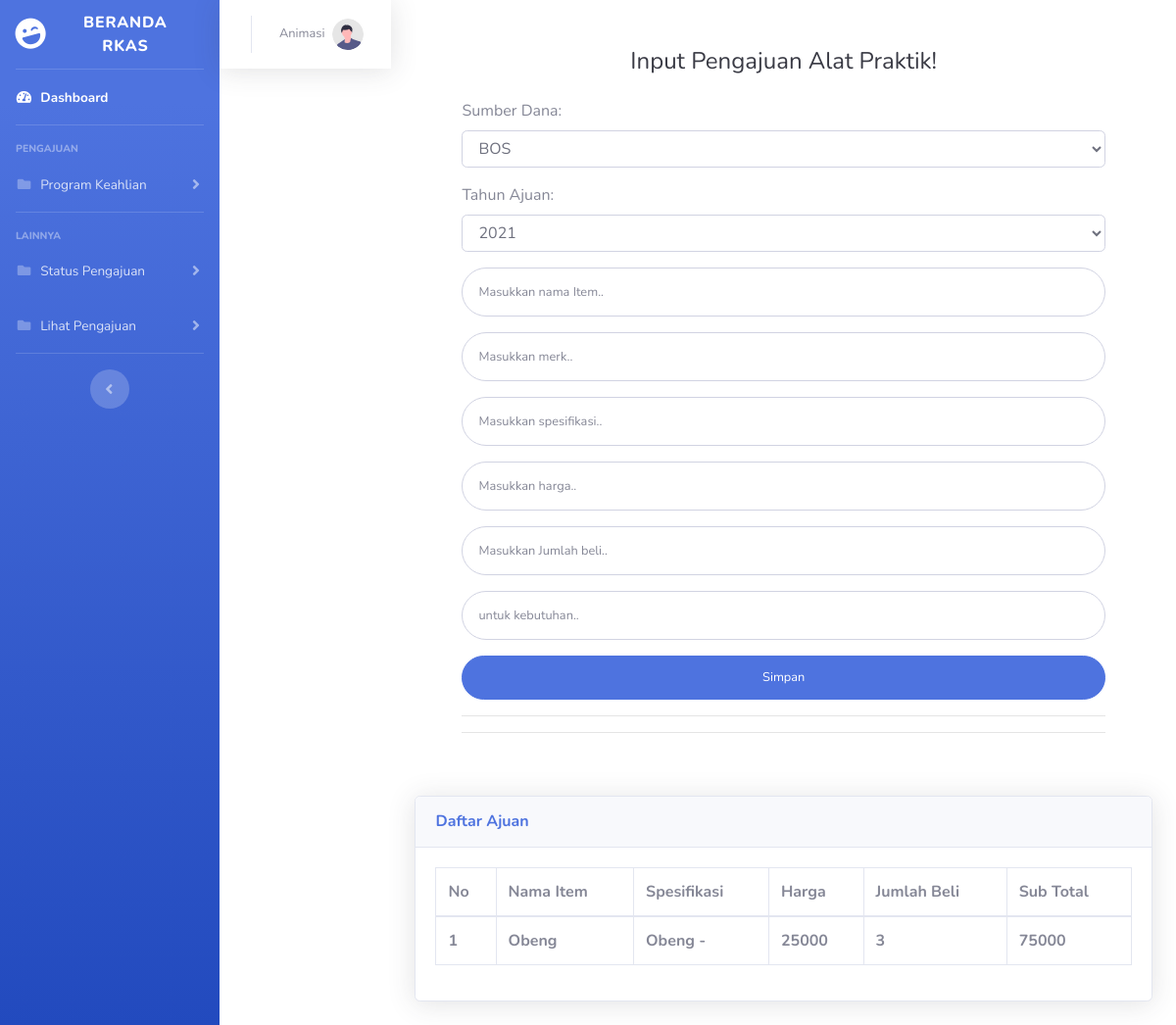
Screenshot of /alat_praktikjurusan.php?id=22913 with the database file from the repository.
### tables this page shows
CREATE TABLE `tb_user` (
  `id_user` int(4) NOT NULL,
  `nama_user` varchar(60) NOT NULL,
  `nama` char(100) NOT NULL,
  `password` varchar(100) NOT NULL,
  `id_bagian` int(4) NOT NULL,
  `status` varchar(30) NOT NULL
);

CREATE TABLE `tb_alat` (
  `id_alat` int(11) NOT NULL,
  `sumber_dana` varchar(10) NOT NULL,
  `tahun_ajuan` int(4) NOT NULL,
  `item` varchar(50) NOT NULL,
  `merk` varchar(50) NOT NULL,
  `spesifikasi` varchar(50) NOT NULL,
  `harga` int(10) NOT NULL,
  `qty` int(20) NOT NULL,
  `kebutuhan_untuk` text NOT NULL,
  `jurusan` char(50) NOT NULL
);

### alat_praktikjurusan.php (the view, shortened to what this page needs)
<?php
include "koneksi.php";
$id = $_GET['id'];
$sql = mysqli_query($conn, "SELECT * FROM tb_alat ORDER BY id_alat DESC");
$sql1 = mysqli_query($conn, "SELECT * FROM tb_user WHERE id_user='$id'");
?>
<!DOCTYPE html>
<html lang="en">
<head>
    <link href="vendor/fontawesome-free/css/all.min.css" rel="stylesheet" type="text/css">
    <link href="css/sb-admin-2.css" rel="stylesheet">
</head>
<body id="page-top">
    <div id="wrapper">
        <ul class="navbar-nav bg-gradient-primary sidebar sidebar-dark accordion" id="accordionSidebar">
            <a class="sidebar-brand d-flex align-items-center justify-content-center" href="index2.php">
                <div class="sidebar-brand-icon rotate-n-15">
                    <i class="fas fa-laugh-wink"></i>
                </div>
                <div class="sidebar-brand-text mx-3">Beranda RKAS </div>
            </a>
            <hr class="sidebar-divider my-0">
            <li class="nav-item active">
                <a class="nav-link" href="index2.php">
                    <i class="fas fa-fw fa-tachometer-alt"></i>
                    <span>Dashboard</span></a>
            </li>
            <hr class="sidebar-divider">
            <div class="sidebar-heading">
                PENGAJUAN
            </div>
            <li class="nav-item">
                <a class="nav-link collapsed" href="#" data-toggle="collapse" data-target="#collapseUtilities"
                    aria-expanded="true" aria-controls="collapseUtilities">
                    <i class="fas fa-fw fa-folder"></i>
                    <span>Program Keahlian</span>
                </a>
            </li>
            <hr class="sidebar-divider">
            <div class="sidebar-heading">
                Lainnya
            </div>
            <li class="nav-item">
                <a class="nav-link collapsed" href="#" data-toggle="collapse" data-target="#status"
                    aria-expanded="true" aria-controls="collapsePages">
                    <i class="fas fa-fw fa-folder"></i>
                    <span>Status Pengajuan</span>
                </a>
            </li>
            <li class="nav-item">
                <a class="nav-link collapsed" href="#" data-toggle="collapse" data-target="#lihat"
                    aria-expanded="true" aria-controls="collapsePages">
                    <i class="fas fa-fw fa-folder"></i>
                    <span>Lihat Pengajuan</span>
                </a>
            </li>
            <hr class="sidebar-divider d-none d-md-block">
            <div class="text-center d-none d-md-inline">
                <button class="rounded-circle border-0" id="sidebarToggle"></button>
            </div>
        </ul>
        <nav class="navbar navbar-expand navbar-light bg-white topbar mb-4 static-top shadow">
                    <ul class="navbar-nav ml-auto">
                        <li class="nav-item dropdown no-arrow">
                            <a class="nav-link dropdown-toggle" href="#" id="userDropdown" role="button"
                                data-toggle="dropdown" aria-haspopup="true" aria-expanded="false">
                                <span class="mr-2 d-none d-lg-inline text-gray-600 small"><?php foreach ($sql1 as $row) :
                                echo $row['nama'];
                                    endforeach;
                                    ?></span>
                                <img class="img-profile rounded-circle"
                                    src="img/undraw_profile.svg">
                            </a>
                        </li>
                    </ul>
                </nav>
        <div class="container">
        <div class="p-5">
                            <div class="text-center">
                                <h1 class="h4 text-gray-900 mb-4">Input Pengajuan Alat Praktik!</h1>
                            </div>
                            <form class="user" action="prosesalatpraktik.php?id=<?= $id ?>" method="POST">
                                <div class="form-group">
                                    <label for="sumber_dana">Sumber Dana:</label>
                                    <select class="form-control" id="sumber_dana" name="sumber_dana">
                                        <option value="BOS">BOS</option>
                                    </select>
                                </div>
                                <div class="form-group">
                                    <label for="tahun_ajuan">Tahun Ajuan:</label>
                                    <select class="form-control" id="tahun_ajuan" name="tahun_ajuan">
                                        <option value="2021">2021</option>
                                    </select>
                                </div>
                                <div class="form-group">
                                    <input type="text" class="form-control form-control-user" id="nama_item" name="nama_item"
                                        placeholder="Masukkan nama Item..">
                                </div>
                                <div class="form-group">
                                    <input type="text" class="form-control form-control-user" id="merk" name="merk"
                                        placeholder="Masukkan merk..">
                                </div>
                                <div class="form-group">
                                    <input type="text" class="form-control form-control-user" id="spesifikasi" name="spesifikasi"
                                        placeholder="Masukkan spesifikasi..">
                                </div>
                                <div class="form-group">
                                    <input type="number" class="form-control form-control-user" id="harga" name="harga"
                                        placeholder="Masukkan harga..">
                                </div>
                                <div class="form-group">
                                    <input type="number" class="form-control form-control-user" id="qty" name="qty"
                                        placeholder="Masukkan Jumlah beli..">
                                </div>
                                <div class="form-group">
                                    <input type="text" class="form-control form-control-user" id="kebutuhan" name="kebutuhan"
                                        placeholder="untuk kebutuhan..">
                                </div>
                                <a href="alat_bahan.php"><input type="submit" name="simpan" value="Simpan" style="width:100%;" class="btn btn-primary btn-user btn-block">
                                </a>
                                <hr>
                            </form>
                            <hr>
                        </div>
                        <div class="card shadow mb-4">
                        <div class="card-header py-3">
                            <h6 class="m-0 font-weight-bold text-primary">Daftar Ajuan</h6>
                        </div>
                        <div class="card-body">
                            <div class="table-responsive">
                                <table class="table table-bordered" id="dataTable" width="100%" cellspacing="0">
                                    <thead>
                                        <tr>
                                            <th>No</th>
                                            <th>Nama Item</th>
                                            <th>Spesifikasi</th>
                                            <th>Harga</th>
                                            <th>Jumlah Beli</th>
                                            <th>Sub Total</th>
                                        </tr>
                                    </thead>
                                    <tfoot>
                                    <?php foreach ($sql as $row) : ?>
                                        <tr>
                                            <th><?= $row["id_alat"];?></th>
                                            <th><?= $row["item"];?></th>
                                            <th><?= $row["spesifikasi"];?></th>
                                            <th><?= $row["harga"];?></th>
                                            <th><?= $row["qty"];?></th>
                                            <th><?= $subtotal = $row["harga"] * $row["qty"];?></th>
                                        </tr>
                                    </tfoot>
                                    <?php endforeach;?>
                                </table>
                            </div>
                        </div>
                    </div>
                        </div>
</body>
</html>

### rows the page displays
tb_user: nama "Animasi"
tb_alat: id_alat "1", item "Obeng", spesifikasi "Obeng -", harga "25000", qty "3", $subtotal = $row["harga"] * $row["qty"] "75000"
